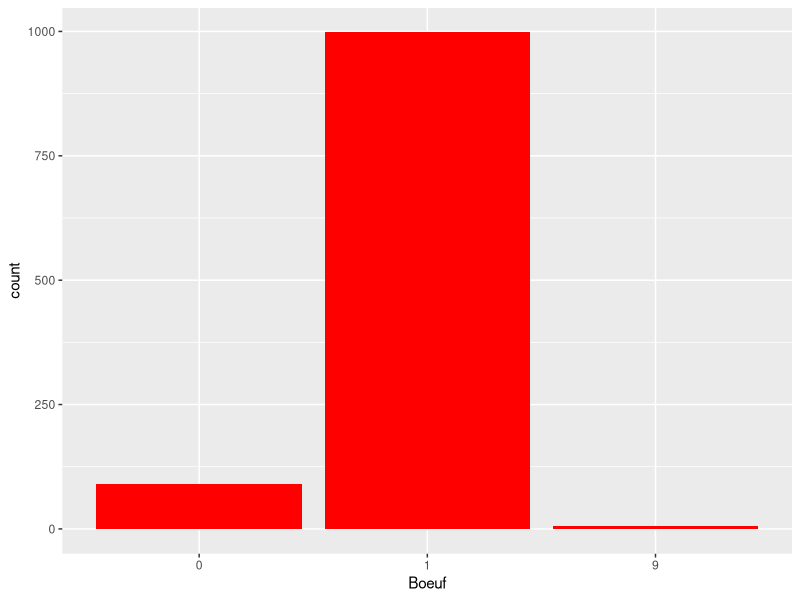
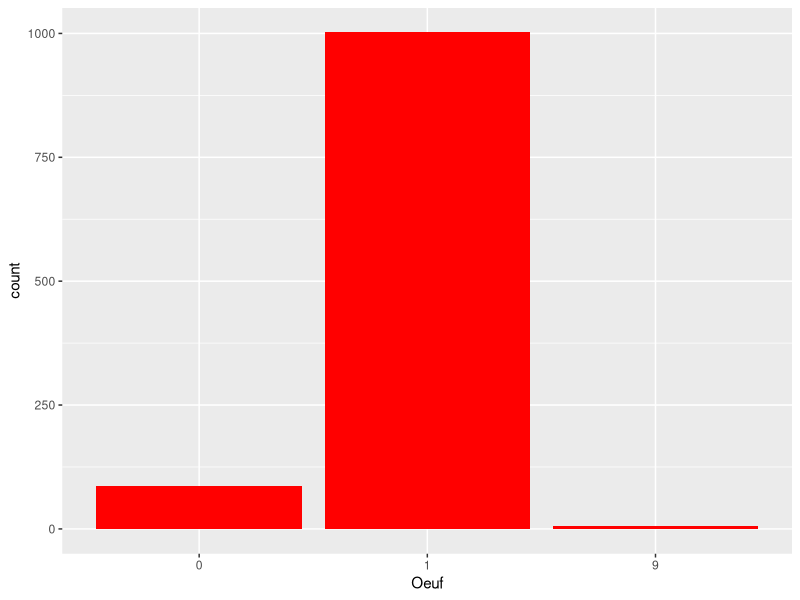
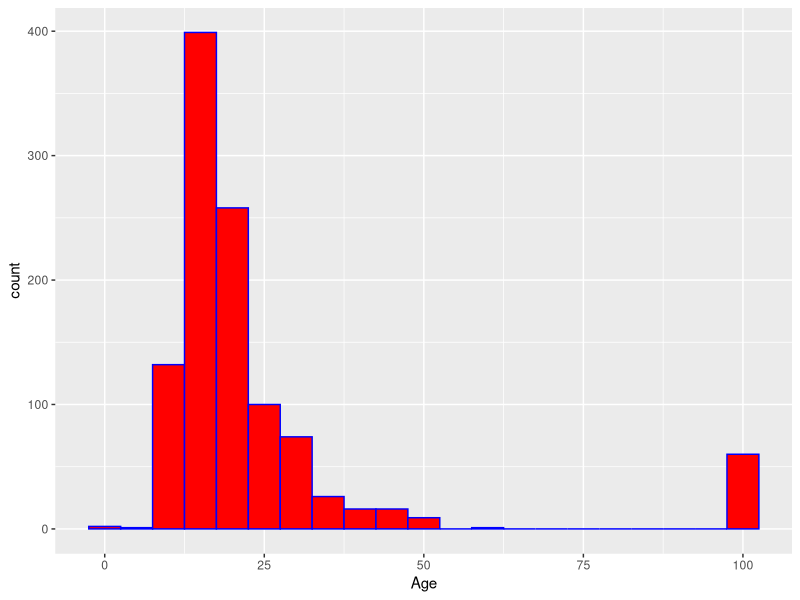
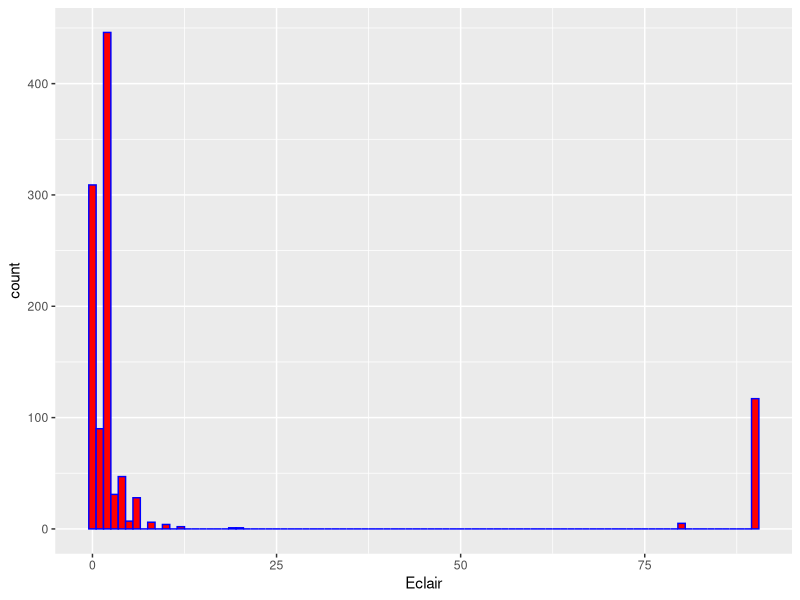
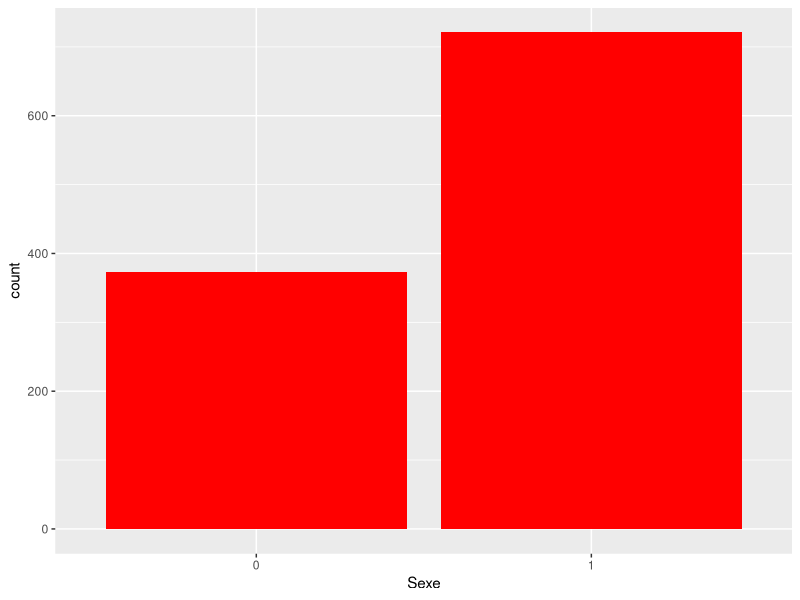

Reproduce these figures in R, in order.
## ---- chunk 1
knitr::opts_chunk$set(echo = TRUE)

library(readxl)
library(tidyverse)
library(MASS)
library(ggplot2)
library(patchwork)
## ---- chunk 2
Intoxications <- read_excel("Intoxications.xls") 
## ---- chunk 3
Intoxications <- Intoxications %>% 
  rename("Nausee"=`Nausée ?`,
         "Vomi" = `Vomissements ?`,
         "Diarrhee" = Diarrée,
         "Eclair" = eclair,
         "Sexe" = sex,
         "Age" = age) %>%
  mutate(Sexe = as.factor(Sexe),
         FactEclair = as.factor(Eclair),
         Nausee = as.factor(Nausee),
         Vomi = as.factor(Vomi),
         Douleur = as.factor(Douleur),
         Diarrhee = as.factor(Diarrhee), 
         Eclair = as.numeric(Eclair),
         Boeuf = as.factor(Boeuf),
         Oeuf = as.factor(Oeuf),
         Eau = as.factor(Eau),
         Symptomes = as.factor(if_else((Nausee == 1 |
                               Vomi == 1 |
                               Douleur == 1 |
                               Diarrhee == 1),
                             1,
                             0))) 
## ---- chunk 4
Intoxications %>% head(5)
## ---- chunk 5
Intoxications %>% summary()
## ---- chunk 6
g1 <- ggplot() +
  geom_bar(data = Intoxications,
           aes(Boeuf),
           fill = "red")
g2 <- ggplot() +
  geom_bar(data = Intoxications,
           aes(Oeuf),
           fill = "red")
g3 <- ggplot() +
  geom_histogram(data = Intoxications,
                 aes(Age),
                 colour = "blue",
                 fill = "red",
                 binwidth = 5)
g4 <- ggplot() + 
  geom_histogram(data = Intoxications,
                 aes(Eclair),
                 colour = "blue",
                 fill = "red",
                 binwidth = 1)
g5 <- ggplot() +
  geom_bar(data = Intoxications,
           aes(Sexe),
           fill = "red")
## ---- chunk 7
Intoxications <- Intoxications %>% 
  filter(Boeuf != 9,
         Oeuf != 9,
         Eclair != 90,
         Eau != 9) 
## ---- chunk 8
glm(formula = Symptomes ~ Sexe * Age * Boeuf * Oeuf * Eclair * Eau,
    family = "binomial", 
    data = Intoxications)
## ---- chunk 9
glm(formula = Symptomes ~ Sexe + Age + Boeuf + Oeuf + Eclair + Eau,
    family = "binomial", 
    data = Intoxications)
## ---- chunk 10
stepAIC(object = glm(formula = Symptomes ~ Sexe * Age * Boeuf * Oeuf * Eclair,
    family = "binomial", 
    data = Intoxications),
    direction = "backward")
## ---- chunk 11
g <- glm(formula = Symptomes ~ 1,
    family = "binomial", 
    data = Intoxications)

stepAIC(object = g,
    direction = "forward",
    scope = list(lower = g,
                 upper = ~Sexe * Age * Boeuf * Oeuf * Eclair * Eau))
